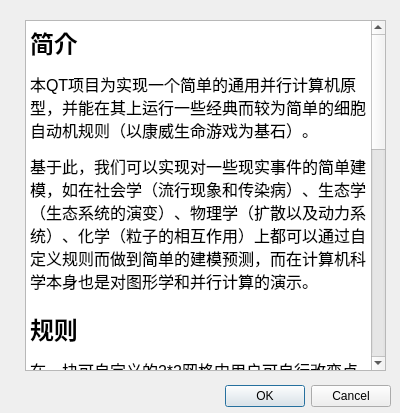
<?xml version="1.0" encoding="UTF-8"?>
<ui version="4.0">
 <class>info</class>
 <widget class="QDialog" name="info">
  <property name="geometry">
   <rect>
    <x>0</x>
    <y>0</y>
    <width>400</width>
    <height>413</height>
   </rect>
  </property>
  <property name="windowTitle">
   <string>Dialog</string>
  </property>
  <widget class="QDialogButtonBox" name="buttonBox">
   <property name="geometry">
    <rect>
     <x>50</x>
     <y>380</y>
     <width>341</width>
     <height>32</height>
    </rect>
   </property>
   <property name="orientation">
    <enum>Qt::Horizontal</enum>
   </property>
   <property name="standardButtons">
    <set>QDialogButtonBox::Cancel|QDialogButtonBox::Ok</set>
   </property>
  </widget>
  <widget class="QTextBrowser" name="textBrowser">
   <property name="geometry">
    <rect>
     <x>25</x>
     <y>20</y>
     <width>361</width>
     <height>351</height>
    </rect>
   </property>
   <property name="html">
    <string>&lt;!DOCTYPE HTML PUBLIC &quot;-//W3C//DTD HTML 4.0//EN&quot; &quot;http://www.w3.org/TR/REC-html40/strict.dtd&quot;&gt;
&lt;html&gt;&lt;head&gt;&lt;meta name=&quot;qrichtext&quot; content=&quot;1&quot; /&gt;&lt;style type=&quot;text/css&quot;&gt;
p, li { white-space: pre-wrap; }
&lt;/style&gt;&lt;/head&gt;&lt;body style=&quot; font-family:'.AppleSystemUIFont'; font-size:13pt; font-weight:400; font-style:normal;&quot;&gt;
&lt;h1 style=&quot; margin-top:18px; margin-bottom:12px; margin-left:0px; margin-right:0px; -qt-block-indent:0; text-indent:0px;&quot;&gt;&lt;span style=&quot; font-size:xx-large; font-weight:600;&quot;&gt;简介&lt;/span&gt;&lt;/h1&gt;
&lt;p style=&quot; margin-top:12px; margin-bottom:12px; margin-left:0px; margin-right:0px; -qt-block-indent:0; text-indent:0px;&quot;&gt;&lt;span style=&quot; font-size:12pt;&quot;&gt;本QT项目为实现一个简单的通用并行计算机原型，并能在其上运行一些经典而较为简单的细胞自动机规则（以康威生命游戏为基石）。&lt;/span&gt;&lt;/p&gt;
&lt;p style=&quot; margin-top:12px; margin-bottom:12px; margin-left:0px; margin-right:0px; -qt-block-indent:0; text-indent:0px;&quot;&gt;&lt;span style=&quot; font-size:12pt;&quot;&gt;基于此，我们可以实现对一些现实事件的简单建模，如在社会学（流行现象和传染病）、生态学（生态系统的演变）、物理学（扩散以及动力系统）、化学（粒子的相互作用）上都可以通过自定义规则而做到简单的建模预测，而在计算机科学本身也是对图形学和并行计算的演示。&lt;/span&gt;&lt;/p&gt;
&lt;h1 style=&quot; margin-top:18px; margin-bottom:12px; margin-left:0px; margin-right:0px; -qt-block-indent:0; text-indent:0px;&quot;&gt;&lt;span style=&quot; font-size:xx-large; font-weight:600;&quot;&gt;规则&lt;/span&gt;&lt;/h1&gt;
&lt;p style=&quot; margin-top:12px; margin-bottom:12px; margin-left:0px; margin-right:0px; -qt-block-indent:0; text-indent:0px;&quot;&gt;&lt;span style=&quot; font-size:12pt;&quot;&gt;在一块可自定义的2*2网格中用户可自行改变点的状态（预置为0与1两种，用户可拓展），随后便可使其开始演化。演化过程中，每一个格点下一时刻的状态由该格点与其邻居的原状态决定（规则可使用预置的康威规则，也可由用户自定义）。在简单的数条规则下，不同的原始状态可能展现出周期性、稳定性或者迅速消亡，即使有固定周期的图案在演变过程中也可能产生巨大的变化。&lt;/span&gt; &lt;/p&gt;
&lt;p style=&quot; margin-top:12px; margin-bottom:12px; margin-left:0px; margin-right:0px; -qt-block-indent:0; text-indent:0px;&quot;&gt;&lt;span style=&quot; font-size:12pt;&quot;&gt;程序为用户提供经典而基础的图案，如“飞船”类图案，这一类图案会在一定周期后，在保持原有结构的基础上移动若干距离。&lt;/span&gt;&lt;/p&gt;
&lt;h1 style=&quot; margin-top:18px; margin-bottom:12px; margin-left:0px; margin-right:0px; -qt-block-indent:0; text-indent:0px;&quot;&gt;&lt;span style=&quot; font-size:xx-large; font-weight:600;&quot;&gt;理论计算机意义&lt;/span&gt;&lt;/h1&gt;
&lt;p style=&quot; margin-top:12px; margin-bottom:12px; margin-left:0px; margin-right:0px; -qt-block-indent:0; text-indent:0px;&quot;&gt;&lt;span style=&quot; font-size:12pt;&quot;&gt;这类程序实际上就是所谓的元胞自动机。实际上，自然界几乎所有的复杂作用都可拆解为邻近的微小单元之间的相互作用。那么，由小的计算机或部件按邻域连接方式就可连接成较大的并行工作的计算机或部件。它不仅是形式上的并行计算机理论模型，同时也推进了细胞阵列形式集成电路的研究。&lt;/span&gt; &lt;/p&gt;
&lt;p style=&quot; margin-top:12px; margin-bottom:12px; margin-left:0px; margin-right:0px; -qt-block-indent:0; text-indent:0px;&quot;&gt;&lt;span style=&quot; font-family:'DengXian'; font-size:12pt;&quot;&gt;细胞自动机在识别技术上也有其应用。比如如果采用特定的规则，细胞可以应用各自的局部信息提取出全局特征。&lt;/span&gt;&lt;/p&gt;
&lt;p style=&quot; margin-top:12px; margin-bottom:12px; margin-left:0px; margin-right:0px; -qt-block-indent:0; text-indent:0px;&quot;&gt;&lt;span style=&quot; font-size:12pt;&quot;&gt;项目仓库请参见&lt;/span&gt;&lt;a href=&quot;https://github.com/HirojiFukuyama/qt_game_of_life&quot;&gt;&lt;span style=&quot; font-size:12pt; text-decoration: underline; color:#0068da;&quot;&gt;此处&lt;/span&gt;&lt;/a&gt;&lt;span style=&quot; font-size:12pt;&quot;&gt;。&lt;/span&gt;&lt;/p&gt;&lt;/body&gt;&lt;/html&gt;</string>
   </property>
  </widget>
 </widget>
 <resources/>
 <connections>
  <connection>
   <sender>buttonBox</sender>
   <signal>accepted()</signal>
   <receiver>info</receiver>
   <slot>accept()</slot>
   <hints>
    <hint type="sourcelabel">
     <x>248</x>
     <y>254</y>
    </hint>
    <hint type="destinationlabel">
     <x>157</x>
     <y>274</y>
    </hint>
   </hints>
  </connection>
  <connection>
   <sender>buttonBox</sender>
   <signal>rejected()</signal>
   <receiver>info</receiver>
   <slot>reject()</slot>
   <hints>
    <hint type="sourcelabel">
     <x>316</x>
     <y>260</y>
    </hint>
    <hint type="destinationlabel">
     <x>286</x>
     <y>274</y>
    </hint>
   </hints>
  </connection>
 </connections>
</ui>
